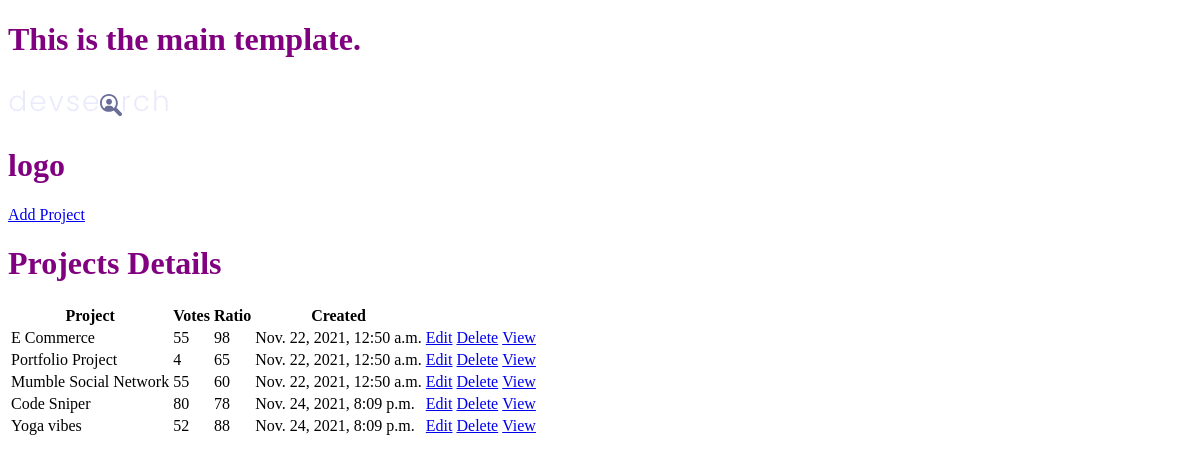
The app's page /, older data.
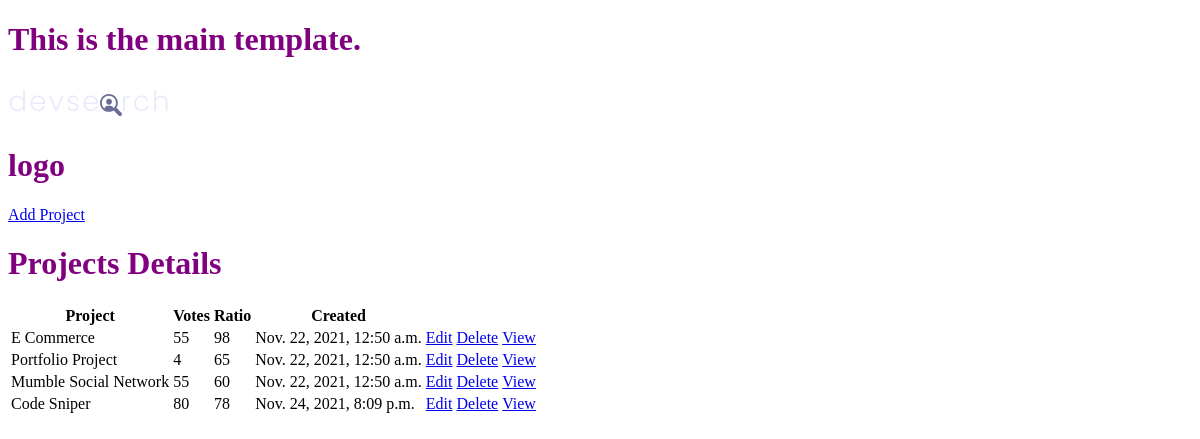
The same page, newer data.
### projects/models.py (models this page shows, shortened)
class Project(models.Model):
    title = models.CharField(max_length=200)
    description = models.TextField(null=True, blank=True)#blank=True for Django allows to submit a blank
    featured_image = models.ImageField(null=True, blank=True, default="default.jpg")
    demo_link = models.CharField(max_length=2000, null=True, blank=True)
    tags = models.ManyToManyField('Tag', blank=True)
    vote_total = models.IntegerField(default=0, null=True, blank=True)
    vote_ratio = models.IntegerField(default=0, null=True, blank=True)
    source_link = models.CharField(max_length=2000, null=True, blank=True)
    created = models.DateTimeField(auto_now_add=True)
    id = models.UUIDField(default=uuid.uuid4, unique=True, primary_key=True, editable=False)

### projects/views.py (the view)
# urls.py: path('', include('projects.urls')),
def projects(requests):
    projects = Project.objects.all()
    context = {'projects':projects}
    return render(requests, 'projects/projects.html', context)

### projects/templates/projects/projects.html (shortened to what this page needs)
{% extends 'main.html' %}
{% block content %}
<h1>Projects Details</h1>
<table>
    <tr>
        <th>Project</th>
        <th>Votes</th>
        <th>Ratio</th>
        <th>Created</th>
        <th></th>
        <th></th>
    </tr>
    {% for project in projects%}
    <tr>
        <td>{{project.title}}</td>
        <td>{{project.vote_total}}</td>
        <td>{{project.vote_ratio}}</td>
        <td>{{project.created}}</td>
        <td><a href="{% url 'update-project' project.id %}">Edit</a></td>
        <td><a href="{% url 'delete-project' project.id %}">Delete</a></td>
        <td><a href="{% url 'project' project.id %}">View</a></td>
    </tr>
    {% endfor %}
</table>
{% endblock content %}

Row changes from the older to the newer data that the page shows:
removed Project: title "Yoga vibes", vote_total "52", vote_ratio "88", created "Nov. 24, 2021, 8:09 p.m."
